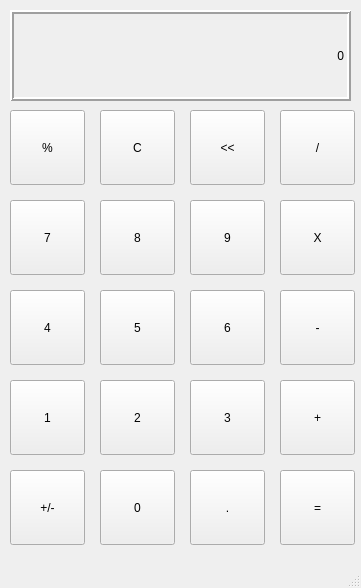
<?xml version="1.0" encoding="UTF-8"?>
<ui version="4.0">
 <class>MyWindow</class>
 <widget class="QMainWindow" name="MyWindow">
  <property name="geometry">
   <rect>
    <x>0</x>
    <y>0</y>
    <width>361</width>
    <height>588</height>
   </rect>
  </property>
  <property name="windowTitle">
   <string>Calculator</string>
  </property>
  <widget class="QWidget" name="centralwidget">
   <widget class="QLabel" name="outputLabel">
    <property name="geometry">
     <rect>
      <x>10</x>
      <y>10</y>
      <width>341</width>
      <height>91</height>
     </rect>
    </property>
    <property name="frameShape">
     <enum>QFrame::Box</enum>
    </property>
    <property name="frameShadow">
     <enum>QFrame::Raised</enum>
    </property>
    <property name="lineWidth">
     <number>2</number>
    </property>
    <property name="text">
     <string>0</string>
    </property>
    <property name="alignment">
     <set>Qt::AlignRight|Qt::AlignTrailing|Qt::AlignVCenter</set>
    </property>
   </widget>
   <widget class="QPushButton" name="percentButton">
    <property name="geometry">
     <rect>
      <x>10</x>
      <y>110</y>
      <width>75</width>
      <height>75</height>
     </rect>
    </property>
    <property name="text">
     <string>%</string>
    </property>
   </widget>
   <widget class="QPushButton" name="cButton">
    <property name="geometry">
     <rect>
      <x>100</x>
      <y>110</y>
      <width>75</width>
      <height>75</height>
     </rect>
    </property>
    <property name="text">
     <string>C</string>
    </property>
   </widget>
   <widget class="QPushButton" name="arrowButton">
    <property name="geometry">
     <rect>
      <x>190</x>
      <y>110</y>
      <width>75</width>
      <height>75</height>
     </rect>
    </property>
    <property name="text">
     <string>&lt;&lt;</string>
    </property>
   </widget>
   <widget class="QPushButton" name="divideButton">
    <property name="geometry">
     <rect>
      <x>280</x>
      <y>110</y>
      <width>75</width>
      <height>75</height>
     </rect>
    </property>
    <property name="text">
     <string>/</string>
    </property>
   </widget>
   <widget class="QPushButton" name="eightButton">
    <property name="geometry">
     <rect>
      <x>100</x>
      <y>200</y>
      <width>75</width>
      <height>75</height>
     </rect>
    </property>
    <property name="text">
     <string>8</string>
    </property>
   </widget>
   <widget class="QPushButton" name="multiplyButton">
    <property name="geometry">
     <rect>
      <x>280</x>
      <y>200</y>
      <width>75</width>
      <height>75</height>
     </rect>
    </property>
    <property name="text">
     <string>X</string>
    </property>
   </widget>
   <widget class="QPushButton" name="sevenButton">
    <property name="geometry">
     <rect>
      <x>10</x>
      <y>200</y>
      <width>75</width>
      <height>75</height>
     </rect>
    </property>
    <property name="text">
     <string>7</string>
    </property>
   </widget>
   <widget class="QPushButton" name="nineButton">
    <property name="geometry">
     <rect>
      <x>190</x>
      <y>200</y>
      <width>75</width>
      <height>75</height>
     </rect>
    </property>
    <property name="text">
     <string>9</string>
    </property>
   </widget>
   <widget class="QPushButton" name="fiveButton">
    <property name="geometry">
     <rect>
      <x>100</x>
      <y>290</y>
      <width>75</width>
      <height>75</height>
     </rect>
    </property>
    <property name="text">
     <string>5</string>
    </property>
   </widget>
   <widget class="QPushButton" name="minusButton">
    <property name="geometry">
     <rect>
      <x>280</x>
      <y>290</y>
      <width>75</width>
      <height>75</height>
     </rect>
    </property>
    <property name="text">
     <string>-</string>
    </property>
   </widget>
   <widget class="QPushButton" name="fourButton">
    <property name="geometry">
     <rect>
      <x>10</x>
      <y>290</y>
      <width>75</width>
      <height>75</height>
     </rect>
    </property>
    <property name="text">
     <string>4</string>
    </property>
   </widget>
   <widget class="QPushButton" name="sixButton">
    <property name="geometry">
     <rect>
      <x>190</x>
      <y>290</y>
      <width>75</width>
      <height>75</height>
     </rect>
    </property>
    <property name="text">
     <string>6</string>
    </property>
   </widget>
   <widget class="QPushButton" name="twoButton">
    <property name="geometry">
     <rect>
      <x>100</x>
      <y>380</y>
      <width>75</width>
      <height>75</height>
     </rect>
    </property>
    <property name="text">
     <string>2</string>
    </property>
   </widget>
   <widget class="QPushButton" name="addButton">
    <property name="geometry">
     <rect>
      <x>280</x>
      <y>380</y>
      <width>75</width>
      <height>75</height>
     </rect>
    </property>
    <property name="text">
     <string>+</string>
    </property>
   </widget>
   <widget class="QPushButton" name="oneButton">
    <property name="geometry">
     <rect>
      <x>10</x>
      <y>380</y>
      <width>75</width>
      <height>75</height>
     </rect>
    </property>
    <property name="text">
     <string>1</string>
    </property>
   </widget>
   <widget class="QPushButton" name="threeButton">
    <property name="geometry">
     <rect>
      <x>190</x>
      <y>380</y>
      <width>75</width>
      <height>75</height>
     </rect>
    </property>
    <property name="text">
     <string>3</string>
    </property>
   </widget>
   <widget class="QPushButton" name="zeroButton">
    <property name="geometry">
     <rect>
      <x>100</x>
      <y>470</y>
      <width>75</width>
      <height>75</height>
     </rect>
    </property>
    <property name="text">
     <string>0</string>
    </property>
   </widget>
   <widget class="QPushButton" name="equalButton">
    <property name="geometry">
     <rect>
      <x>280</x>
      <y>470</y>
      <width>75</width>
      <height>75</height>
     </rect>
    </property>
    <property name="text">
     <string>=</string>
    </property>
   </widget>
   <widget class="QPushButton" name="plusMinusButton">
    <property name="geometry">
     <rect>
      <x>10</x>
      <y>470</y>
      <width>75</width>
      <height>75</height>
     </rect>
    </property>
    <property name="text">
     <string>+/-</string>
    </property>
   </widget>
   <widget class="QPushButton" name="decimalButton">
    <property name="geometry">
     <rect>
      <x>190</x>
      <y>470</y>
      <width>75</width>
      <height>75</height>
     </rect>
    </property>
    <property name="text">
     <string>.</string>
    </property>
   </widget>
  </widget>
  <widget class="QMenuBar" name="menubar">
   <property name="geometry">
    <rect>
     <x>0</x>
     <y>0</y>
     <width>361</width>
     <height>21</height>
    </rect>
   </property>
  </widget>
  <widget class="QStatusBar" name="statusbar"/>
 </widget>
 <resources/>
 <connections/>
</ui>
